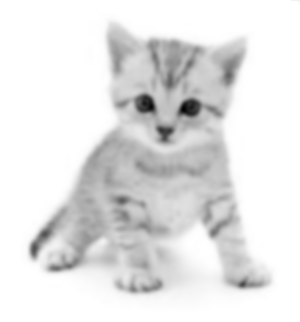
%> input picture Images sample/img5.png, 300 x 322 px
$ octave DavidCevallos_DigitalImageProcessing.m   (GNU Octave 9; MATLAB toolbox functions it lacks are replaced by stand-ins)
%> lines starting %> are read from the running program, lines starting %| are printed output that depends on the picture
% ------------------------------------------------------------------------
% Escuela Polit閏nica Nacional
% Procesamiento Digital de Se馻les (Doctorado FIEE)
% Proyecto de Fin de Curso
% David Fabi醤 Cevallos Salas
% ------------------------------------------------------------------------

% ------------------------------------------------------------------------
% Mejorando im醙enes para poder distinguir detalles (image sharpening)
% ------------------------------------------------------------------------
clc; clear;

% Paso 1: Lectura de la imagen original
a = im2double(imread("img5.png"));
%> a: size 322x300x3 double; min 0, max 1, mean 0.896
figure;
imshow(a)
title("a) Imagen original");

% Paso 2: Obtenci髇 del Laplaciano y suma a la imagen original para realce
% de aspectos finos (sharpening)
w8 = [-1 -1 -1; -1 8 -1; -1 -1 -1];
b = imfilter(a, w8, "replicate");
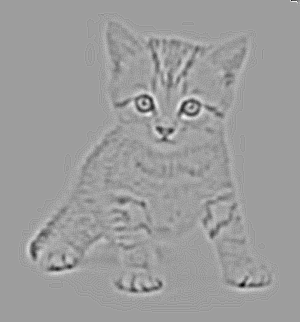
%> b: size 322x300x3 double; min -0.302, max 0.188, mean -7.85e-18; drawn with min black and max white
c= a+b;
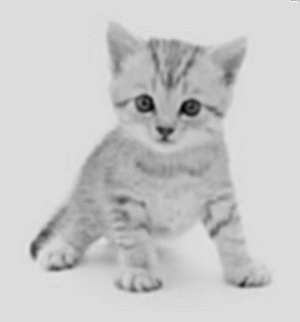
%> c: size 322x300x3 double; min -0.196, max 1.19, mean 0.896; drawn with min black and max white

figure;
imshow(b);
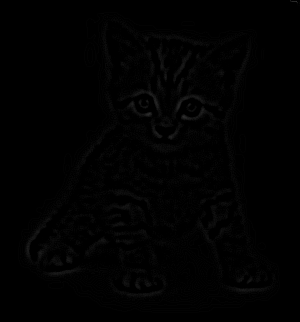
%> displayed picture: size 322x300x3, on the screen's scale of 0 to 255; min 0, max 48, mean 1.4
title("b) Laplaciano de imagen original")

figure;
imshow(c);
title("c) Adici髇 de Laplaciano a imagen original")

% Paso 3: Obtenci髇 del gradiente Sobel y smoothing con kernel 5x5
%> (the run ends here)

$ run again, with Images sample/img1.png copied over Images sample/img5.png
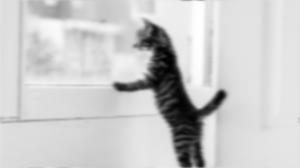
%> input picture Images sample/img1.png, 300 x 168 px
%> `h = real(cp.*(g.^gamma));`:
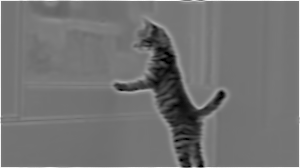
%> h: size 168x300 double; min 1.16e-19, max 2.07, mean 0.932; drawn with min black and max white
%> `imshow(h);`:
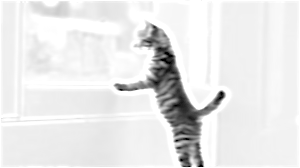
%> displayed picture: size 168x300, on the screen's scale of 0 to 255; min 0, max 255, mean 231.7

$ run again, with Images sample/img2.png copied over Images sample/img5.png
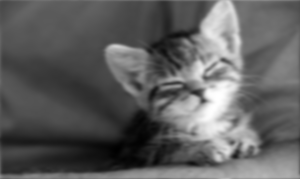
%> input picture Images sample/img2.png, 300 x 179 px
%> `g = a+f;`:
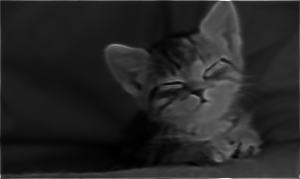
%> g: size 179x300 double; min -0.00119, max 3.04, mean 0.446; drawn with min black and max white
%> `imshow(h);`:
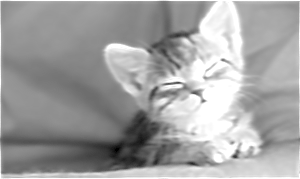
%> displayed picture: size 179x300, on the screen's scale of 0 to 255; min 0, max 255, mean 161

$ run again, with Images sample/img3.png copied over Images sample/img5.png
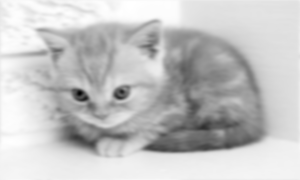
%> input picture Images sample/img3.png, 300 x 180 px
%> `h = real(cp.*(g.^gamma));`:
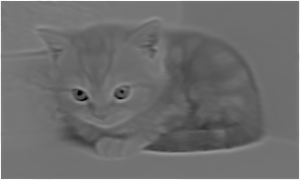
%> h: size 180x300 double; min 6.85e-18, max 2.16, mean 0.936; drawn with min black and max white
%> `imshow(h);`:
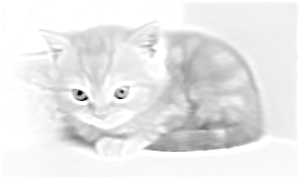
%> displayed picture: size 180x300, on the screen's scale of 0 to 255; min 0, max 255, mean 232.4
